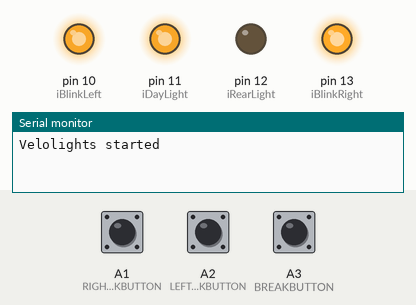
Bench run of a sketch on a simulated Arduino Uno, built with avr-gcc and run on an emulated ATmega328P. Shown: output pins drawn as LEDs (lit = HIGH), the last lines printed to the serial monitor. Dashed ring = blinking. The test bench sets the inputs (shaded band); at power-on: A1 (RIGHTBLINKBUTTON) HIGH, A2 (LEFTBLINKBUTTON) HIGH, A3 (BREAKBUTTON) LOW.

Above: at 1.2 s.
1.3 s: A1 (RIGHTBLINKBUTTON) pulled LOW for 1 s
At 2.1 s:
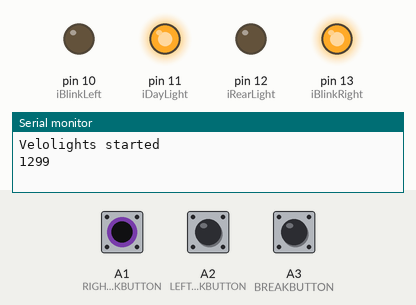
3.8 s: A2 (LEFTBLINKBUTTON) pulled LOW for 3.2 s
At 4.55 s:
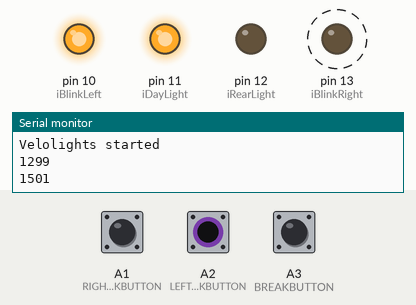
8.5 s: A3 (BREAKBUTTON) pulled HIGH for 0.15 s
At 8.57 s:
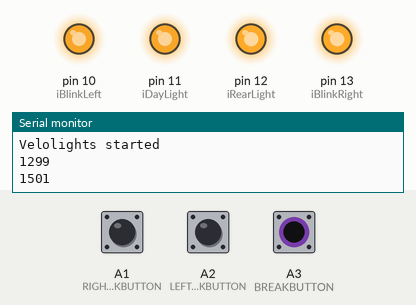
10.1 s: A3 (BREAKBUTTON) pulled HIGH for 3.2 s
At 14.2 s:
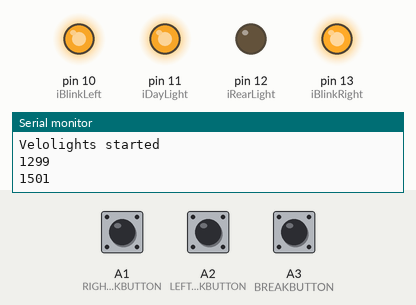
14.8 s: A1 (RIGHTBLINKBUTTON) pulled LOW for 3.2 s
At 15.54 s:
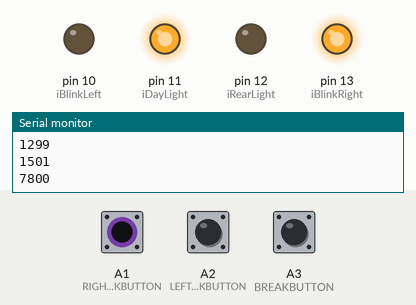
19.5 s: A1 (RIGHTBLINKBUTTON) driven LOW and A2 (LEFTBLINKBUTTON) driven LOW
At 20.25 s:
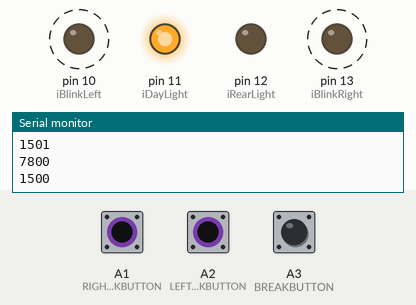
Timing chart, 0 to 23.5 s (numbered marks = the images above; inputs shaded):
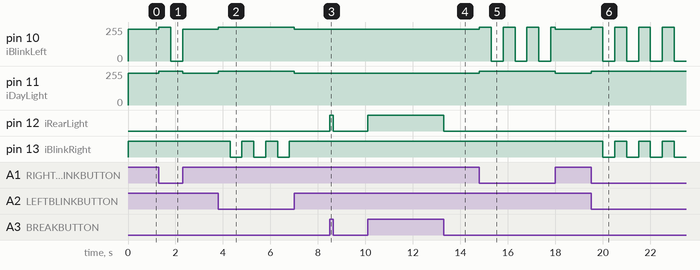

The sketch:

velolights.ino
```cpp
// pins
int iBlinkLeft = 10;
int iDayLight = 11;
int iRearLight = 12;
int iBlinkRight = 13;

// default brightness, 0 dark, 255 max

int defFrontBright = 16;
int defRearBright = 16;
int defBreakBright = 16;
int defBlinkBright = 16;

int defWarnTimeout = 1000; // ms between switches for warning lights

// switches
#define LEFTBLINKBUTTON A2
#define RIGHTBLINKBUTTON A1
#define BREAKBUTTON A3

unsigned long blinkStarted = 0;
boolean currentlyBlinking = 0;
unsigned long warnTimeout = 0;


void lightBright(int led, int brightness = 0) {
  analogWrite(led, 255 - brightness);
}

void setup() {
  Serial.begin(9600);
  Serial.println("Velolights started");
  pinMode(iBlinkLeft, OUTPUT);
  lightBright(iBlinkLeft, defBlinkBright);
  pinMode(iBlinkRight, OUTPUT);
  lightBright(iBlinkRight, defBlinkBright);
  pinMode(iDayLight, OUTPUT);
  lightBright(iDayLight, defFrontBright);
  pinMode(iRearLight, OUTPUT);
  lightBright(iRearLight, defFrontBright);
  warnTimeout = millis();
}

void breakLight(int brightness = 255) {
  lightBright(iRearLight, brightness);
}

void turnOn(int led){
  lightBright(led,255);
}

void turnOff(int led){
  lightBright(led, 0);
}

void blinking() {
  boolean doBlinkRight = !digitalRead(LEFTBLINKBUTTON);
  boolean doBlinkLeft = !digitalRead(RIGHTBLINKBUTTON);

  if ( doBlinkLeft && millis()-warnTimeout < defWarnTimeout ) { //
        Serial.println("doBlinkLeft");
        //Serial.println(millis() - warnTimeout);
        doBlinkRight = 1;
        warnTimeout = millis();
  }

  if ( doBlinkRight || doBlinkLeft ) {
    if (!currentlyBlinking) {
      Serial.println(millis() - warnTimeout);
      currentlyBlinking = 1;
      blinkStarted = millis();
      turnOff(iDayLight);
      turnOff(iBlinkLeft);
      turnOff(iBlinkRight);

    }
  } else {
    if (currentlyBlinking){
      currentlyBlinking = 0;
      warnTimeout = millis();
      lightBright(iBlinkLeft, defBlinkBright);
      lightBright(iBlinkRight, defBlinkBright);
      lightBright(iDayLight, defFrontBright); // turn front light to default
    }
  }


  if ( currentlyBlinking && ( (millis() - blinkStarted) / 500 ) % 2 ) {
    if ( doBlinkRight ) {
      lightBright(iBlinkRight, 255);
      if ( ! doBlinkLeft ) {
        lightBright(iBlinkLeft, 0);
      }
    }
    if ( doBlinkLeft ) {
      lightBright(iBlinkLeft, 255);
      if ( ! doBlinkRight ) {
        lightBright(iBlinkRight, 0);
      }
    }
  } else {
    if ( doBlinkRight ) {
      lightBright(iBlinkRight, 0);
    }
    if ( doBlinkLeft ) {
      lightBright(iBlinkLeft, 0);
    }
  }
}


void breaking(){
  if (digitalRead(BREAKBUTTON)) { breakLight(defRearBright); }
  if (!digitalRead(BREAKBUTTON)) breakLight( 255 );
}


void loop() {
  breaking();
  blinking();
}
```

Measured:
- after the input at 1.3 s, pin 10 (iBlinkLeft): 239/255 → 255/255 at once, → 0/255 0.50 s later, → 239/255 0.50 s later; pin 11 (iDayLight): 239/255 → 255/255 at once, → 239/255 1.0 s later
- after the input at 3.8 s, pin 10 (iBlinkLeft), pin 11 (iDayLight): 239/255 → 255/255 at once, → 239/255 3.2 s later; pin 13 (iBlinkRight): alternates HIGH for 0.50 s and LOW for 0.50 s, 6 changes in all, then stays HIGH, starting after 0.50 s
- after the input at 8.5 s, pin 12 (iRearLight): LOW → HIGH at once, → LOW 0.15 s later
- after the input at 10.1 s, pin 12 (iRearLight): LOW → HIGH at once, → LOW 3.2 s later
- after the input at 14.8 s, pin 10 (iBlinkLeft): 239/255 → 255/255 at once, → 0/255 0.50 s later, → 255/255 0.50 s later, → 0/255 0.50 s later, … (8 changes in this stretch); pin 11 (iDayLight): 239/255 → 255/255 at once, → 239/255 3.2 s later
- after the input at 19.5 s, pin 10 (iBlinkLeft): alternates 255/255 for 0.50 s and 0/255 for 0.50 s, starting at once; pin 11 (iDayLight): 239/255 → 255/255 at once; pin 13 (iBlinkRight): alternates HIGH for 0.50 s and LOW for 0.50 s, starting after 0.50 s
